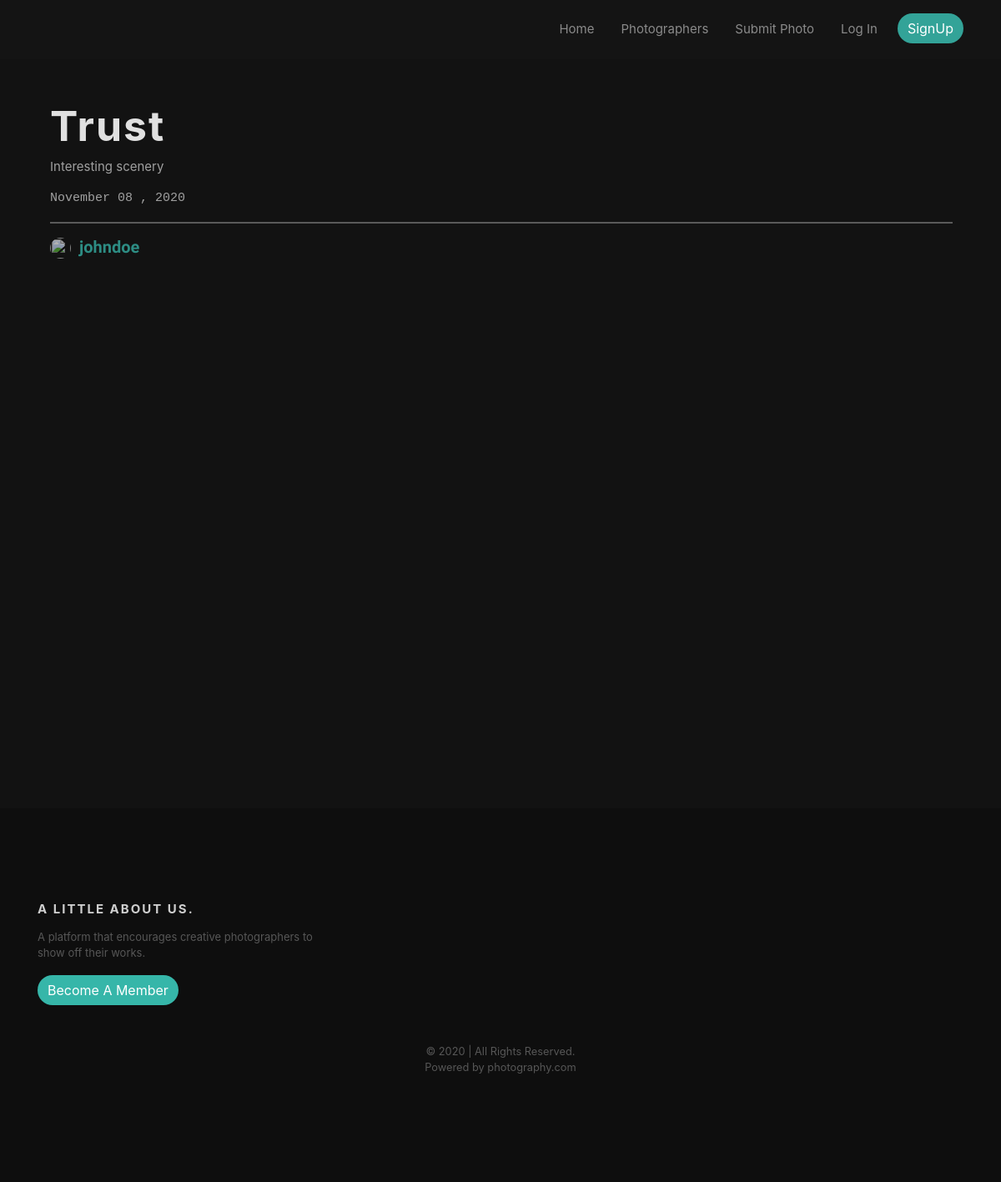
Page /post/trust on the committed database.
### photo/models.py (models this page shows, shortened)
class Post(models.Model):
    picture = CloudinaryField('picture')
    title = models.CharField(max_length=100, unique=True)
    description = models.TextField(max_length=200, default='', blank=True)
    date_posted = models.DateTimeField(default=timezone.now)
    photographer = models.ForeignKey(User, on_delete=models.CASCADE)
    slug = AutoSlugField(populate_from='title', always_update=True)

### photo/views.py (the view)
# urls.py: path('post/<str:slug>', PostDetailView.as_view(), name='post-detail'),
class PostDetailView(DetailView):
    model = Post

### photo/templates/photo/post_detail.html (shortened to what this page needs)
{%extends 'photo/base.html'%}
{%block content%}
        <article id="portfolio">
            <section class=" portfolio-detail mt-4">
                <h2>{{object.title}}</h2>
                <p>{{object.description}}</p>
                <p style="font-family:Monospace">{{object.date_posted|date:'F d , Y'}}</p>
                <hr>
                <div class="acc-item mt-2 mb-2">
                    <a href="{% url 'photographer-post' object.photographer.username %}">
                        <img class="rounded-circle photographer-img" src="{{post.photographer.profile.image.url}}" alt="">
                    </a>
                    <a href="{% url 'photographer-post' object.photographer.username %}">
                        <h3>{{object.photographer}}</h3>
                    </a>
                </div>
            </section>
        </article>
{%endblock content%}

### photo/static/photo/main.css (style rules this page uses)
body { background-color: #121212; }
#portfolio { width: 90%; margin: auto; margin-top: 50px; }
#portfolio hr { border: 0.5px solid rgba(255, 255, 255, 0.3); width: 100%; }
#portfolio .portfolio-detail .acc-item { display: flex; justify-content: flex-start; }
#portfolio .acc-item h3 { text-align: right; font-family: "Dancing Script", sans-serif; color: rgba(64, 224, 208, 0.6); font-size: 20px; font-weight: bold; }
#portfolio .acc-item img { height: 25px; width: 25px; margin-right: 10px; }
#portfolio .acc-item a { text-decoration: none; }
#portfolio img { filter: brightness(70%); height: 40vh; width: 40vw; transition: 0.5s; }
#portfolio .portfolio-detail h2 { letter-spacing: 2px; text-align: left; color: rgba(255, 255, 255, 0.87); font-size: 50px; font-weight: bold; }
#portfolio .portfolio-detail p { font-size: 15px; text-align: left; color: rgba(255, 255, 255, 0.6); }
.photographer-img { height: 150px; width: 150px; margin-right: 10px; }

### rows in the picture
Post: title "Trust", description "Interesting scenery", date_posted "November 08 , 2020", photographer "johndoe"
